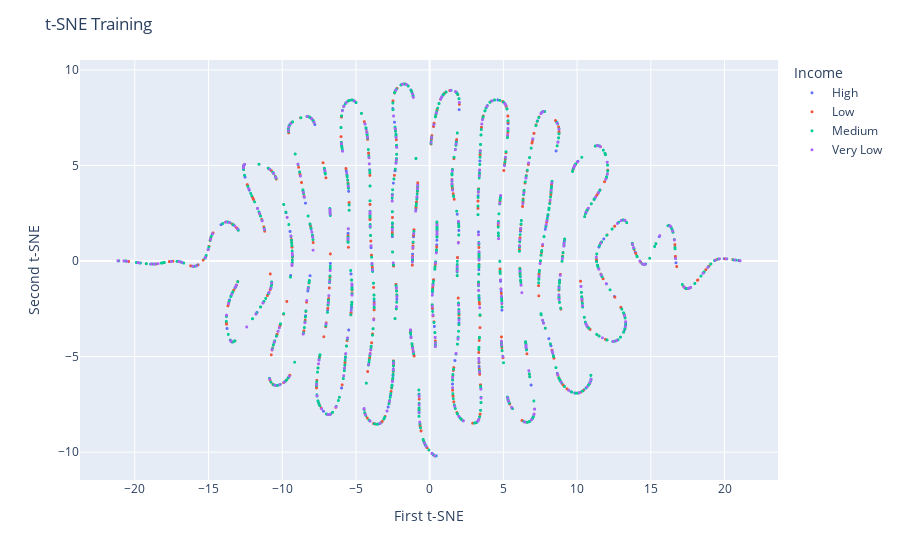
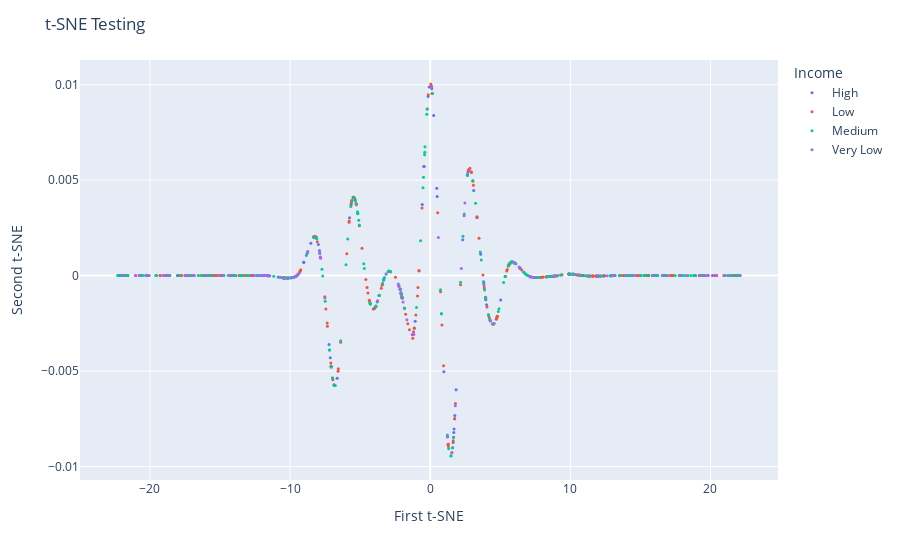

Write notebook code for charts like these, in order.
### Code cell
import plotly.express as px

dftemp = pd.DataFrame(
    {"x": temp_train[:, 0], "y": temp_train[:, 1], "Income": train_data["Income"]}
)
fig1 = px.scatter(dftemp, x="x", y="y", color="Income")
fig1.update_traces(marker={"size": 3})
fig1.update_layout(
    title="t-SNE Training",
    xaxis_title="First t-SNE",
    yaxis_title="Second t-SNE",
)
fig1.show()


dftemp = pd.DataFrame(
    {"x": temp_test[:, 0], "y": temp_test[:, 1], "Income": test_data["Income"]}
)
fig1 = px.scatter(dftemp, x="x", y="y", color="Income")
fig1.update_traces(marker={"size": 3})
fig1.update_layout(
    title="t-SNE Testing",
    xaxis_title="First t-SNE",
    yaxis_title="Second t-SNE",
)
fig1.show()

### Figure 1 — Plotly figure (JSON) as saved in the notebook; plotly's stock layout.template omitted (floating-point values rounded to 4 significant figures; data arrays with more than 128 entries replaced by an {"elided": "..."} marker saying what was removed)
{"data": [{"hovertemplate": "Income=High<br>x=%{x}<br>y=%{y}<extra></extra>", "legendgroup": "High", "marker": {"color": "#636efa", "size": 3, "symbol": "circle"}, "mode": "markers", "name": "High", "showlegend": true, "type": "scattergl", "x": {"elided": "821 float values"}, "xaxis": "x", "y": {"elided": "821 float values"}, "yaxis": "y"}, {"hovertemplate": "Income=Low<br>x=%{x}<br>y=%{y}<extra></extra>", "legendgroup": "Low", "marker": {"color": "#EF553B", "size": 3, "symbol": "circle"}, "mode": "markers", "name": "Low", "showlegend": true, "type": "scattergl", "x": {"elided": "1064 float values"}, "xaxis": "x", "y": {"elided": "1064 float values"}, "yaxis": "y"}, {"hovertemplate": "Income=Medium<br>x=%{x}<br>y=%{y}<extra></extra>", "legendgroup": "Medium", "marker": {"color": "#00cc96", "size": 3, "symbol": "circle"}, "mode": "markers", "name": "Medium", "showlegend": true, "type": "scattergl", "x": {"elided": "1038 float values"}, "xaxis": "x", "y": {"elided": "1038 float values"}, "yaxis": "y"}, {"hovertemplate": "Income=Very Low<br>x=%{x}<br>y=%{y}<extra></extra>", "legendgroup": "Very Low", "marker": {"color": "#ab63fa", "size": 3, "symbol": "circle"}, "mode": "markers", "name": "Very Low", "showlegend": true, "type": "scattergl", "x": {"elided": "365 float values"}, "xaxis": "x", "y": {"elided": "365 float values"}, "yaxis": "y"}], "layout": {"legend": {"title": {"text": "Income"}, "tracegroupgap": 0}, "margin": {"t": 60}, "title": {"text": "t-SNE Training"}, "xaxis": {"anchor": "y", "domain": [0, 1], "title": {"text": "First t-SNE"}}, "yaxis": {"anchor": "x", "domain": [0, 1], "title": {"text": "Second t-SNE"}}}}

### Figure 2 — Plotly figure (JSON) as saved in the notebook; plotly's stock layout.template omitted (floating-point values rounded to 4 significant figures; data arrays with more than 128 entries replaced by an {"elided": "..."} marker saying what was removed)
{"data": [{"hovertemplate": "Income=High<br>x=%{x}<br>y=%{y}<extra></extra>", "legendgroup": "High", "marker": {"color": "#636efa", "size": 3, "symbol": "circle"}, "mode": "markers", "name": "High", "orientation": "v", "showlegend": true, "type": "scatter", "x": {"elided": "187 float values"}, "xaxis": "x", "y": {"elided": "187 float values"}, "yaxis": "y"}, {"hovertemplate": "Income=Low<br>x=%{x}<br>y=%{y}<extra></extra>", "legendgroup": "Low", "marker": {"color": "#EF553B", "size": 3, "symbol": "circle"}, "mode": "markers", "name": "Low", "orientation": "v", "showlegend": true, "type": "scatter", "x": {"elided": "288 float values"}, "xaxis": "x", "y": {"elided": "288 float values"}, "yaxis": "y"}, {"hovertemplate": "Income=Medium<br>x=%{x}<br>y=%{y}<extra></extra>", "legendgroup": "Medium", "marker": {"color": "#00cc96", "size": 3, "symbol": "circle"}, "mode": "markers", "name": "Medium", "orientation": "v", "showlegend": true, "type": "scatter", "x": {"elided": "254 float values"}, "xaxis": "x", "y": {"elided": "254 float values"}, "yaxis": "y"}, {"hovertemplate": "Income=Very Low<br>x=%{x}<br>y=%{y}<extra></extra>", "legendgroup": "Very Low", "marker": {"color": "#ab63fa", "size": 3, "symbol": "circle"}, "mode": "markers", "name": "Very Low", "orientation": "v", "showlegend": true, "type": "scatter", "x": [6.397, -9.63, 4.294, -7.516, -12.55, 20.39, 2.216, -14.83, 13.18, -1.169, 0.5793, -19.08, 4.275, -7.83, -2.282, 18.28, 13.95, 4.567, -8.748, 21.52, -18.6, 17.83, -11.98, -16.89, 10.17, 14.54, -17.3, 1.544, -2.154, 3.842, 19.34, -7.839, 7.201, 19.83, 7.136, -12.2, -9.721, -15.15, 1.791, 2.418, 16.55, -3.148, 10.6, 11.35, -1.28, -11.82, -21.88, 16.06, 11.98, -10.49, 12.63, -1.279, -20.76, -21.01, -11.55, -1.665, -1.942, 7.515, -16.83, 7.306, 5.973, 6.339, 2.476, -15.94, 0.09128, -14.25, 1.229, -7.905, -9.549, -2.233, 21.04, -17.47, 22.11, 2.683, 13.08, -20.06, 8.987, 16.92, -10.72, -11.98, -11.78, -11.71, -14.34, -15.9, 19.69, -2.07, -3.766, -9.377, -7.884, -20.31, -18.97, -10.1, 8.752], "xaxis": "x", "y": [0.0003927, -5.066e-05, -0.002376, -0.001175, 5.298e-06, 4.799e-09, 0.000369, 1.568e-07, 1.297e-06, -0.00309, 0.002, 2.717e-08, -0.002341, 0.0009058, -0.0004342, 2.682e-08, 1.862e-06, -0.002507, 0.001245, 4.077e-09, 2.67e-08, 2.263e-08, 8.62e-06, 5.465e-08, 7.772e-05, 9.067e-07, 3.408e-08, -0.009282, -0.0006991, -0.0005263, 7.837e-09, 0.0009556, -6.732e-05, 5.319e-09, -5.112e-05, 8.223e-06, -8.41e-05, 1.497e-07, -0.006819, 0.003142, 1.937e-08, 8.549e-05, 2.985e-05, -1.979e-05, -0.003091, 6.785e-06, 1.798e-08, 4.392e-08, -2.121e-05, -0.0001186, -6.987e-06, -0.00309, 1.907e-08, 1.909e-08, -4.766e-06, -0.002318, -0.001378, -9.534e-05, 5.786e-08, -8.761e-05, 0.0006802, 0.000451, 0.003797, 9.849e-08, 0.009863, 1.363e-07, -0.008414, 0.001289, -1.442e-05, -0.0005657, 4.262e-09, 3.104e-08, 3.837e-09, 0.00537, 7.322e-07, 2.121e-08, -1.05e-05, 9.701e-09, -8.605e-05, 8.626e-06, 3.738e-06, 1.92e-06, 1.419e-07, 9.973e-08, 5.644e-09, -0.0009705, -0.00134, 0.0001253, 0.001188, 2.119e-08, 2.731e-08, -0.0001222, -2.965e-05], "yaxis": "y"}], "layout": {"legend": {"title": {"text": "Income"}, "tracegroupgap": 0}, "margin": {"t": 60}, "title": {"text": "t-SNE Testing"}, "xaxis": {"anchor": "y", "domain": [0, 1], "title": {"text": "First t-SNE"}}, "yaxis": {"anchor": "x", "domain": [0, 1], "title": {"text": "Second t-SNE"}}}}
